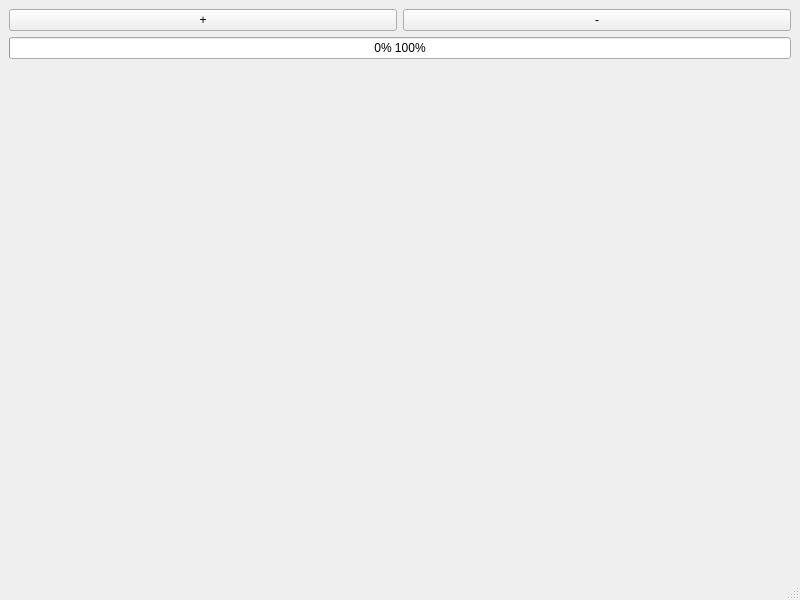
<?xml version="1.0" encoding="UTF-8"?>
<ui version="4.0">
 <class>MainWindow</class>
 <widget class="QMainWindow" name="MainWindow">
  <property name="geometry">
   <rect>
    <x>0</x>
    <y>0</y>
    <width>800</width>
    <height>600</height>
   </rect>
  </property>
  <property name="windowTitle">
   <string>MainWindow</string>
  </property>
  <widget class="QWidget" name="centralwidget">
   <layout class="QGridLayout" name="gridLayout">
    <item row="0" column="0">
     <layout class="QVBoxLayout" name="verticalLayout">
      <item>
       <layout class="QHBoxLayout" name="horizontalLayout">
        <item>
         <widget class="QPushButton" name="pushButton">
          <property name="text">
           <string>+</string>
          </property>
         </widget>
        </item>
        <item>
         <widget class="QPushButton" name="pushButton_2">
          <property name="text">
           <string>-</string>
          </property>
         </widget>
        </item>
       </layout>
      </item>
      <item>
       <widget class="QProgressBar" name="progressBar">
        <property name="maximum">
         <number>100</number>
        </property>
        <property name="value">
         <number>0</number>
        </property>
        <property name="format">
         <string>%p% %m%</string>
        </property>
       </widget>
      </item>
      <item>
       <spacer name="verticalSpacer">
        <property name="orientation">
         <enum>Qt::Vertical</enum>
        </property>
        <property name="sizeHint" stdset="0">
         <size>
          <width>20</width>
          <height>40</height>
         </size>
        </property>
       </spacer>
      </item>
     </layout>
    </item>
   </layout>
  </widget>
  <widget class="QMenuBar" name="menubar">
   <property name="geometry">
    <rect>
     <x>0</x>
     <y>0</y>
     <width>800</width>
     <height>24</height>
    </rect>
   </property>
  </widget>
  <widget class="QStatusBar" name="statusbar"/>
 </widget>
 <resources/>
 <connections/>
</ui>
